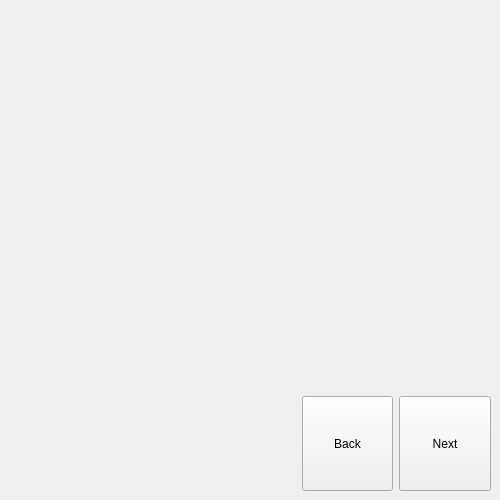
<?xml version="1.0" encoding="UTF-8"?>
<ui version="4.0">
 <class>MainWindow</class>
 <widget class="QMainWindow" name="MainWindow">
  <property name="geometry">
   <rect>
    <x>0</x>
    <y>0</y>
    <width>500</width>
    <height>500</height>
   </rect>
  </property>
  <property name="windowTitle">
   <string>MainWindow</string>
  </property>
  <widget class="QWidget" name="centralWidget">
   <layout class="QGridLayout" name="gridLayout">
    <item row="1" column="2">
     <spacer name="horizontalSpacer_3">
      <property name="orientation">
       <enum>Qt::Horizontal</enum>
      </property>
      <property name="sizeHint" stdset="0">
       <size>
        <width>40</width>
        <height>20</height>
       </size>
      </property>
     </spacer>
    </item>
    <item row="1" column="1">
     <spacer name="horizontalSpacer_2">
      <property name="orientation">
       <enum>Qt::Horizontal</enum>
      </property>
      <property name="sizeHint" stdset="0">
       <size>
        <width>40</width>
        <height>20</height>
       </size>
      </property>
     </spacer>
    </item>
    <item row="1" column="4">
     <widget class="QPushButton" name="nextButton">
      <property name="sizePolicy">
       <sizepolicy hsizetype="Minimum" vsizetype="Preferred">
        <horstretch>0</horstretch>
        <verstretch>1</verstretch>
       </sizepolicy>
      </property>
      <property name="text">
       <string>Next</string>
      </property>
     </widget>
    </item>
    <item row="1" column="0">
     <spacer name="horizontalSpacer">
      <property name="orientation">
       <enum>Qt::Horizontal</enum>
      </property>
      <property name="sizeHint" stdset="0">
       <size>
        <width>40</width>
        <height>20</height>
       </size>
      </property>
     </spacer>
    </item>
    <item row="1" column="3">
     <widget class="QPushButton" name="backButton">
      <property name="sizePolicy">
       <sizepolicy hsizetype="Minimum" vsizetype="Preferred">
        <horstretch>0</horstretch>
        <verstretch>1</verstretch>
       </sizepolicy>
      </property>
      <property name="text">
       <string>Back</string>
      </property>
     </widget>
    </item>
    <item row="0" column="0" colspan="5">
     <widget class="QStackedWidget" name="stackedWidget">
      <property name="sizePolicy">
       <sizepolicy hsizetype="Preferred" vsizetype="Preferred">
        <horstretch>1</horstretch>
        <verstretch>4</verstretch>
       </sizepolicy>
      </property>
      <widget class="WelcomePage" name="welcome"/>
      <widget class="SubjectiveScales" name="scales"/>
      <widget class="Notes" name="notes"/>
      <widget class="QRCode" name="qrcode"/>
      <widget class="TeamInfo" name="teamInfo"/>
      <widget class="AutoScouting" name="autoScouting"/>
      <widget class="TeleScouting" name="teleScouting"/>
     </widget>
    </item>
   </layout>
  </widget>
 </widget>
 <customwidgets>
  <customwidget>
   <class>WelcomePage</class>
   <extends>QWidget</extends>
   <header>WelcomePage.h</header>
   <container>1</container>
  </customwidget>
  <customwidget>
   <class>TeamInfo</class>
   <extends>QWidget</extends>
   <header>TeamInfo.h</header>
   <container>1</container>
  </customwidget>
  <customwidget>
   <class>AutoScouting</class>
   <extends>QWidget</extends>
   <header>AutoScouting.h</header>
   <container>1</container>
  </customwidget>
  <customwidget>
   <class>TeleScouting</class>
   <extends>QWidget</extends>
   <header>TeleScouting.h</header>
   <container>1</container>
  </customwidget>
  <customwidget>
   <class>QRCode</class>
   <extends>QWidget</extends>
   <header>QRCode.h</header>
   <container>1</container>
  </customwidget>
  <customwidget>
   <class>Notes</class>
   <extends>QWidget</extends>
   <header>Notes.h</header>
   <container>1</container>
  </customwidget>
  <customwidget>
   <class>SubjectiveScales</class>
   <extends>QWidget</extends>
   <header>SubjectiveScales.h</header>
   <container>1</container>
  </customwidget>
 </customwidgets>
 <resources/>
 <connections/>
</ui>
